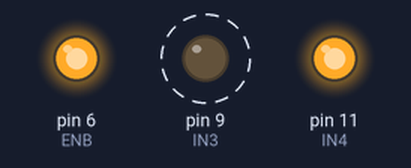
Bench run of a sketch on a simulated Arduino Uno, built with avr-gcc and run on an emulated ATmega328P. Shown: output pins drawn as LEDs (lit = HIGH). Dashed ring = blinking.

Above: at 0.2 s.
At 3.2 s:
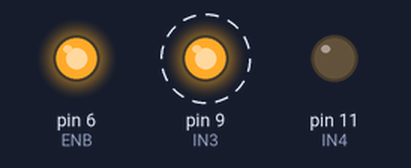
Timing chart, 0 to 4.6 s (numbered marks = the images above):
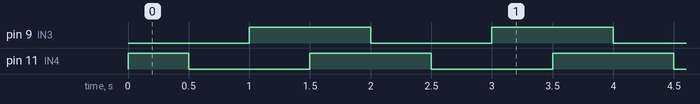

Measured:
- by itself, pin 9 (IN3): alternates HIGH for 1.0 s and LOW for 1.0 s
- by itself, pin 11 (IN4): repeats every 2.0 s: LOW 1.0 s, HIGH 1.0 s
- by itself, everything shown: repeats every 2.0 s, in 4 steps

The sketch:

firstTest.ino
```cpp
#define ENB 6
#define IN3 9
#define IN4 11

long duration, distance;

void setup() {
  // put your setup code here, to run once:
  pinMode(IN3, OUTPUT);
  pinMode(IN4, OUTPUT);
  pinMode(ENB, OUTPUT);
  digitalWrite(ENB, HIGH);

}

void loop() {
  digitalWrite(IN3, LOW);
  digitalWrite(IN4, HIGH);
  delay(500);
  digitalWrite(IN3, LOW);
  digitalWrite(IN4, LOW);
  delay(500);
  digitalWrite(IN3, HIGH);
  digitalWrite(IN4, LOW);
  delay(500);
  digitalWrite(IN3, HIGH);
  digitalWrite(IN4, HIGH);
  delay(500);
}
```
